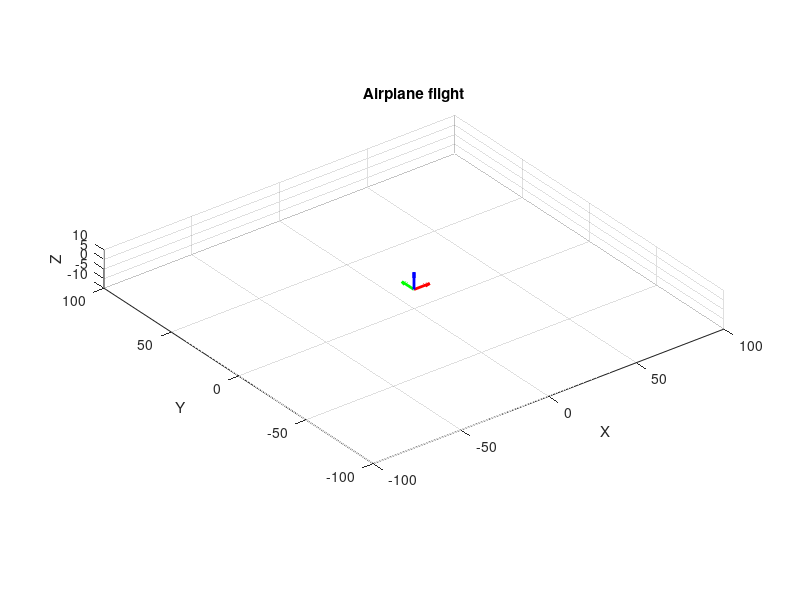

The MATLAB script that drew this image: (Note: this script raises an error after producing the figure.)
%%% 固定翼模式轨迹跟踪方法 %%%

% 初始化图形窗口
figure;
axis equal;
grid on;
hold on;
xlabel('X');
ylabel('Y');
zlabel('Z');
title('Airplane flight');
view(3);  % 3D视图
xlim([-100 100]); ylim([-100 100]); zlim([-10 10]); % 设置坐标轴范围

% 定义飞行参数
time_step = 0.1;             % 时间步长
simulation_time = 500;        % 总仿真时间
num_steps = simulation_time / time_step; % 仿真步数
num_agents = 1;

% 更新飞行路径为操场型
stadium_length = 10; % 长直线部分的长度
stadium_radius = 5;  % 半圆部分的半径

% LI制导律的增益
K_li = 2;  % LI制导律比例增益

% 初始姿态四元数
q_current = repmat([1, 0, 0, 0], 3, 1); % 每个飞机的四元数格式 [w, x, y, z]

% 初始化三架飞机的位置和速度
current_positions = [-20,-10,0;
                     0,0,0;
                     0,0,0]; % 每架飞机的初始位置
current_velocities = zeros(3, 3); % 每架飞机的初始速度
desired_velocities = zeros(3, 3); % 每架飞机的期望速度
desired_trajectories = zeros(num_steps, 3, 3); % 每架飞机的预期轨迹
current_trajectories = zeros(num_steps, 3, 3); % 每架飞机的实际轨迹

% 飞机的目标视角距离
camera_distance = -10;

% 设置视角目标点
camera_target = current_positions(1, :);

% 设置初始位置和目标轨迹
trajectory_lines = zeros(num_agents, 1); % 用于存储轨迹句柄

% 绘制参考坐标系
quiver3(0, 0, 0, 10, 0, 0, 'r', 'LineWidth', 2);  % X轴
quiver3(0, 0, 0, 0, 10, 0, 'g', 'LineWidth', 2);  % Y轴
quiver3(0, 0, 0, 0, 0, 10, 'b', 'LineWidth', 2);  % Z轴


%%杜宾曲线
% 点集合，每一行为一个点，包含 x, y, theta
points = [
    5, -5, pi/4;
    10, 0, pi/3;
    15, 5, -pi/4;
    10, 10, pi/6;
    5, 15, 0
];

% 最小转弯半径
r = 10;
h = 0; % 高度（平面内保持不变）
% 步长（决定路径精细程度）
stepsize = 0.1;
% 是否安静模式，0 表示显示输出
quiet = 1;
% 调用生成路径函数
full_path = generate_dubins_path(points, r, stepsize, h, quiet);
% 提取路径的 x, y 坐标
traj_xy = [full_path(:,1), full_path(:,2)];






% 进行仿真并记录轨迹
for t = 1:num_steps    
    for i = 1:num_agents

        % 存储预期轨迹
        desired_position = [traj_xy(t, 1), traj_xy(t, 2), h];
        desired_trajectories(t, :, i) = desired_position;
        current_trajectories(t, :, i) = current_positions(i, :);
        
        % 计算位置误差
        position_error = desired_position - current_positions(i, :);
        distance_to_target = norm(position_error);
        
        % LI制导律计算期望速度
        if distance_to_target > 0
            desired_velocities(i, :) = (K_li * position_error / distance_to_target); % 归一化方向向量
        end
        
        % 排斥力部分
        if distance_to_target < 10  % 设定排斥力的临界距离为10
            repulsion_force = (1 / distance_to_target^2) * position_error / distance_to_target;
            desired_velocities(i, :) = desired_velocities(i, :) - repulsion_force; % 添加排斥力
        end
        
        % 更新飞行器的位置和速度
        current_velocities(i, :) = desired_velocities(i, :);
        current_positions(i, :) = current_positions(i, :) + current_velocities(i, :) * time_step;
        
        % 计算期望偏航角（使用四元数表示）
        desired_yaw = atan2(desired_position(2) - current_positions(i, 2), desired_position(1) - current_positions(i, 1)); % 期望偏航角
        q_desired = [cos(desired_yaw/2), 0, 0, sin(desired_yaw/2)]; % 期望四元数
        
        % 四元数插值（Slerp）来平滑地从当前姿态过渡到期望姿态
        q_current(i, :) = slerp(q_current(i, :), q_desired, 0.1); % 使用0.1作为插值因子
        
        % 将四元数转换为旋转矩阵
        R = quat2rotm(q_current(i, :)); % 使用四元数生成旋转矩阵
        att = [0,0,desired_yaw];
        tilt = [90,90];

        % 清除之前绘制
        cla; % 只清除当前窗口的内容

        % 绘制飞机模型
        planeplot_ttr_test(current_positions(i, :), att, tilt);  % 更新同一窗口

        % 绘制每架飞机的预期轨迹和实际轨迹
        plot3(desired_trajectories(1:t, 1, i), desired_trajectories(1:t, 2, i), desired_trajectories(1:t, 3, i), 'g--', 'LineWidth', 1.5); % 预期轨迹
        plot3(current_trajectories(1:t, 1, i), current_trajectories(1:t, 2, i), current_trajectories(1:t, 3, i), 'b', 'LineWidth', 1);
        
        % % 更新视角：相机位置始终跟随飞机
        camera_target = current_positions(i, :);  % 相机始终跟随飞机
        camera_position = camera_target + [camera_distance-2, -10, 20];  % 设置相机位置，稍微偏离目标（例如20单位远）
        campos(camera_position);          % 设置相机位置

    end
    drawnow;  % 更新图形
end

hold off;

% 辅助函数：四元数插值 (Slerp)
function q_interp = slerp(q1, q2, t)
    dot_product = dot(q1, q2);
    if dot_product < 0
        q1 = -q1;
        dot_product = -dot_product;
    end
    dot_product = min(1.0, max(-1.0, dot_product));
    theta_0 = acos(dot_product);
    sin_theta_0 = sin(theta_0);
    
    if sin_theta_0 < 1e-6
        q_interp = (1 - t) * q1 + t * q2;
    else
        theta = theta_0 * t;
        sin_theta = sin(theta);
        
        s0 = cos(theta) - dot_product * sin_theta / sin_theta_0;
        s1 = sin_theta / sin_theta_0;
        
        q_interp = s0 * q1 + s1 * q2;
    end
end

% 辅助函数：四元数转旋转矩阵
function R = quat2rotm(q)
    % 将四元数转换为旋转矩阵
    q0 = q(1);
    q1 = q(2);
    q2 = q(3);
    q3 = q(4);
    
    R = [1-2*(q2^2+q3^2), 2*(q1*q2-q0*q3), 2*(q1*q3+q0*q2);
         2*(q1*q2+q0*q3), 1-2*(q1^2+q3^2), 2*(q2*q3-q0*q1);
         2*(q1*q3-q0*q2), 2*(q2*q3+q0*q1), 1-2*(q1^2+q2^2)];
end


